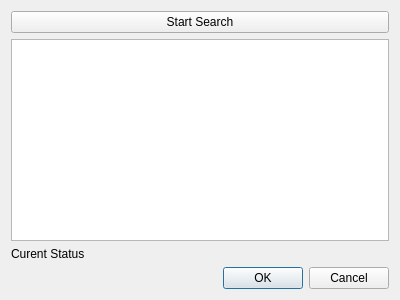
<?xml version="1.0" encoding="UTF-8"?>
<ui version="4.0">
 <class>ConnectNXT</class>
 <widget class="QDialog" name="ConnectNXT">
  <property name="geometry">
   <rect>
    <x>0</x>
    <y>0</y>
    <width>400</width>
    <height>300</height>
   </rect>
  </property>
  <property name="windowTitle">
   <string>Dialog</string>
  </property>
  <layout class="QVBoxLayout" name="verticalLayout">
   <item>
    <widget class="QPushButton" name="pushButton">
     <property name="text">
      <string>Start Search</string>
     </property>
    </widget>
   </item>
   <item>
    <widget class="QTableWidget" name="availableDevices"/>
   </item>
   <item>
    <widget class="QLabel" name="status">
     <property name="text">
      <string>Curent Status</string>
     </property>
    </widget>
   </item>
   <item>
    <widget class="QDialogButtonBox" name="buttonBox">
     <property name="orientation">
      <enum>Qt::Horizontal</enum>
     </property>
     <property name="standardButtons">
      <set>QDialogButtonBox::Cancel|QDialogButtonBox::Ok</set>
     </property>
    </widget>
   </item>
  </layout>
 </widget>
 <resources/>
 <connections>
  <connection>
   <sender>buttonBox</sender>
   <signal>accepted()</signal>
   <receiver>ConnectNXT</receiver>
   <slot>accept()</slot>
   <hints>
    <hint type="sourcelabel">
     <x>248</x>
     <y>254</y>
    </hint>
    <hint type="destinationlabel">
     <x>157</x>
     <y>274</y>
    </hint>
   </hints>
  </connection>
  <connection>
   <sender>buttonBox</sender>
   <signal>rejected()</signal>
   <receiver>ConnectNXT</receiver>
   <slot>reject()</slot>
   <hints>
    <hint type="sourcelabel">
     <x>316</x>
     <y>260</y>
    </hint>
    <hint type="destinationlabel">
     <x>286</x>
     <y>274</y>
    </hint>
   </hints>
  </connection>
 </connections>
</ui>
